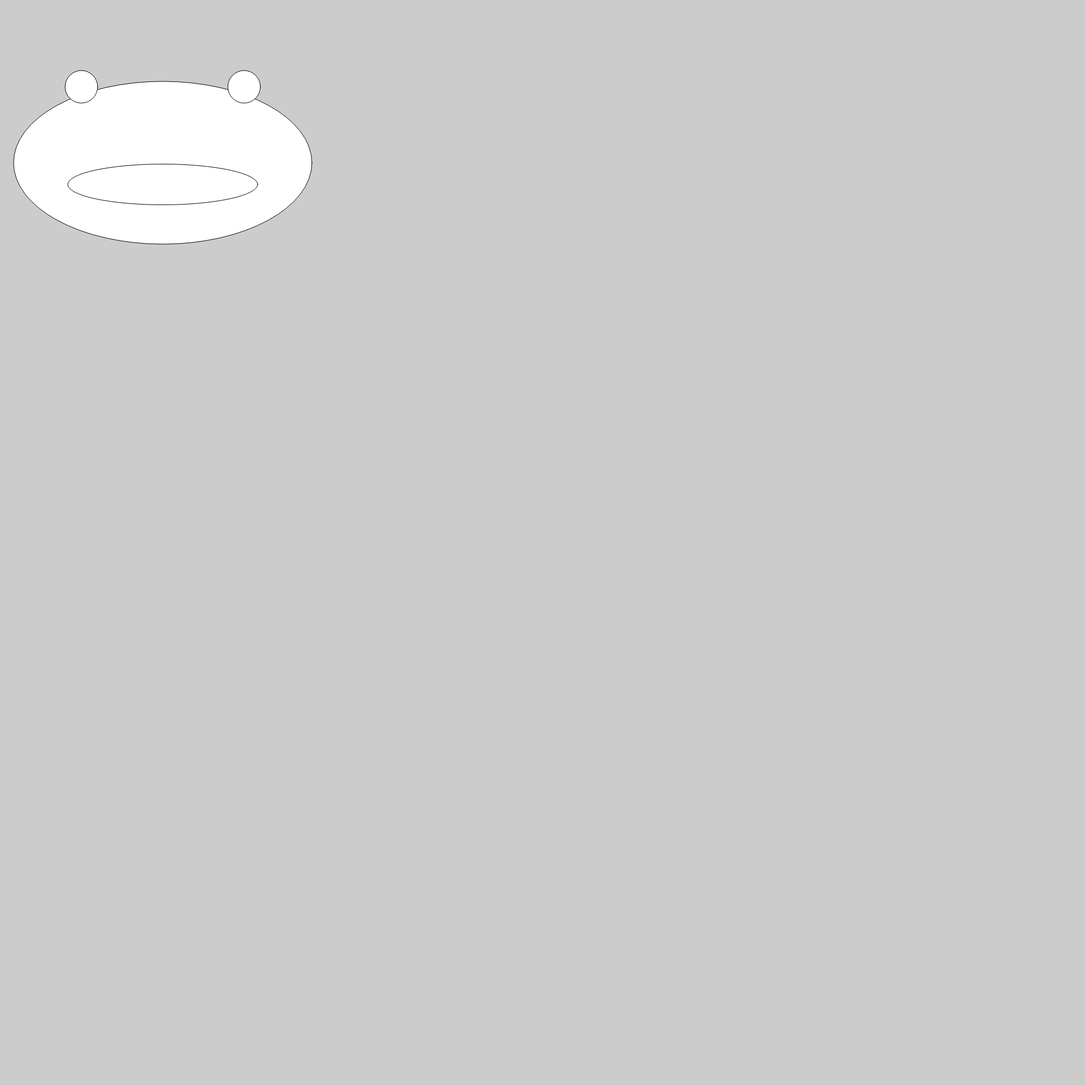
Frame 1 (no input)
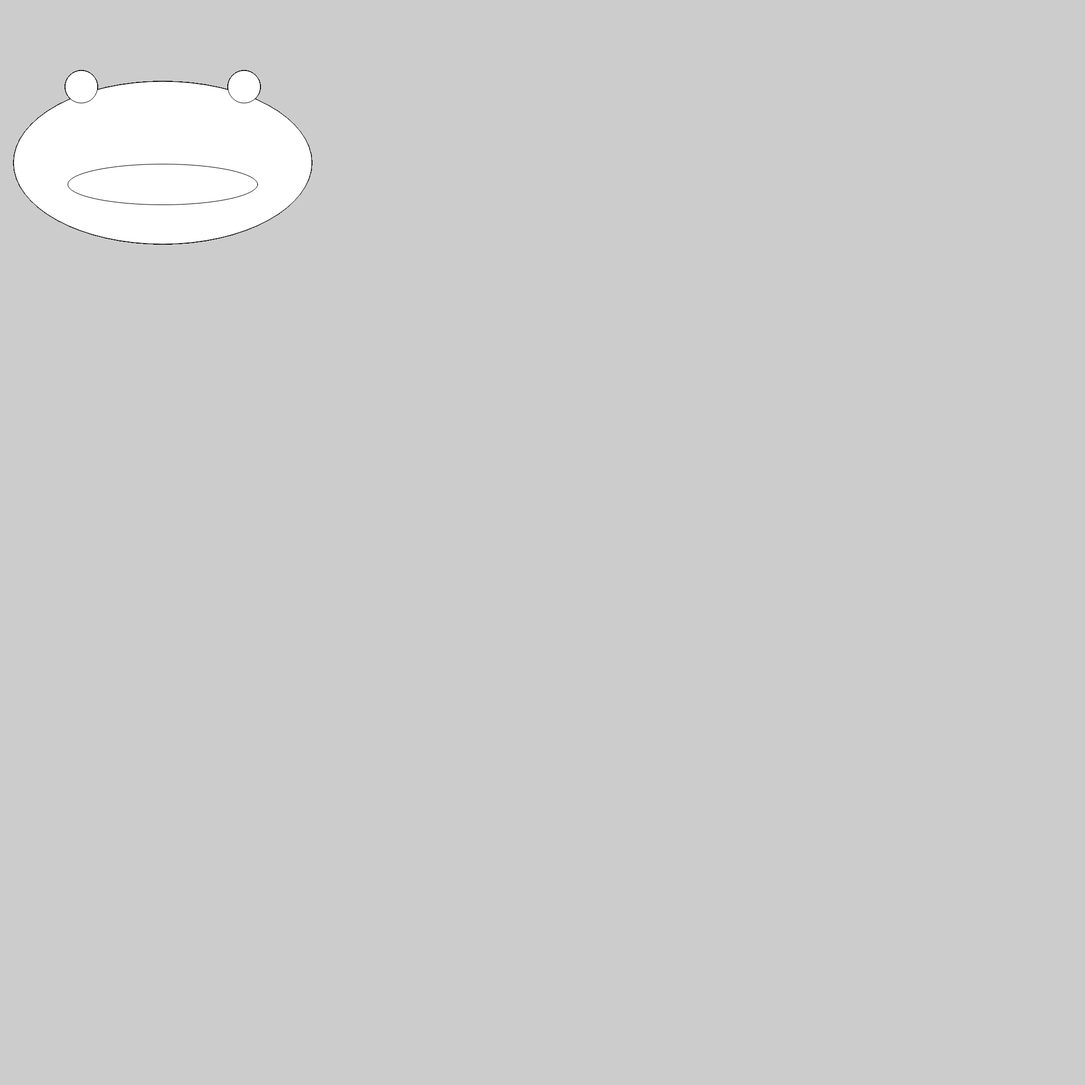
Frame 60 (no input)
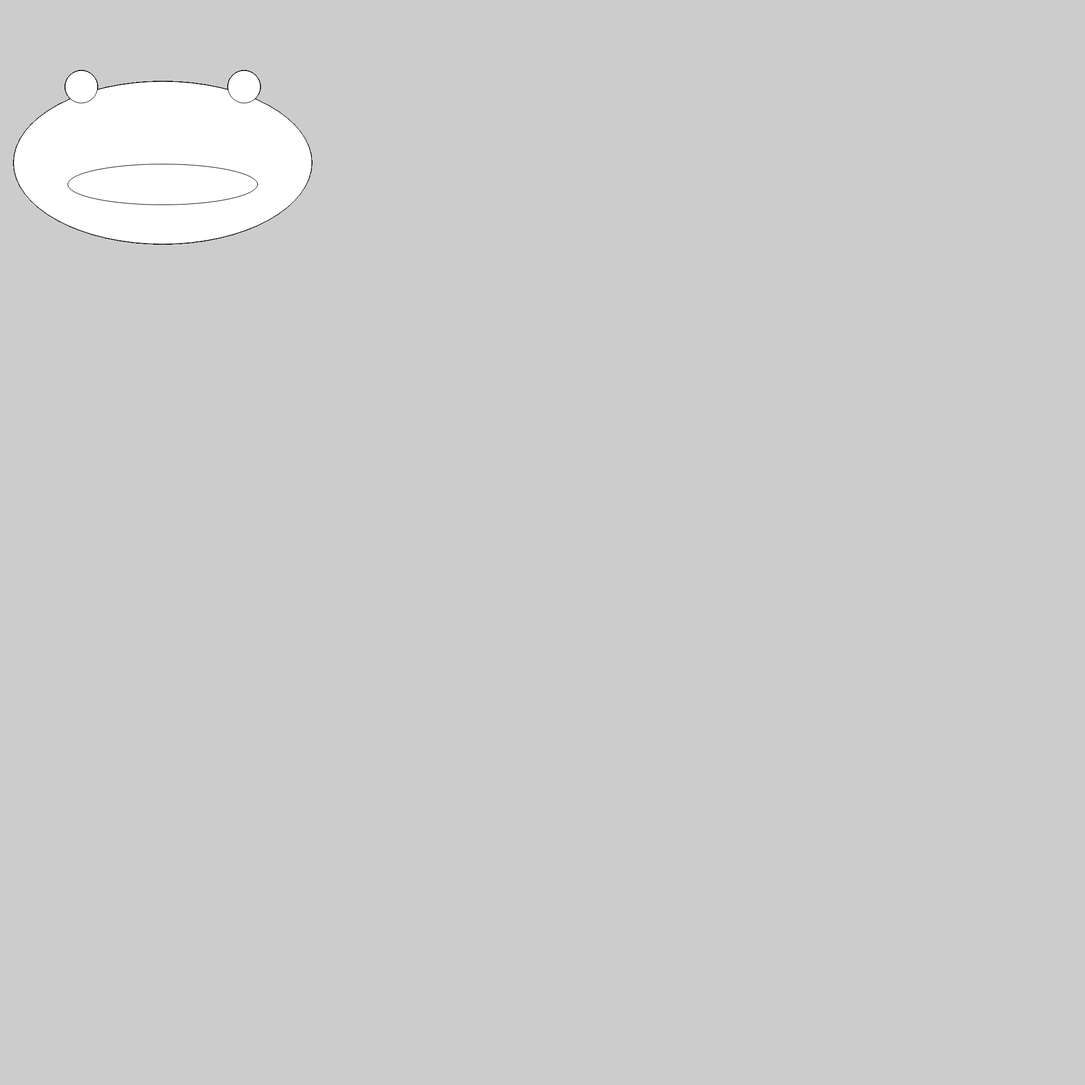
Frame 120 (the mouse pressed at the canvas centre since frame 60)

The p5.js sketch that drew these frames (run headless with seeded random() and noise() and a simulated clock; from frame 60 on, the mouse is pressed at the canvas centre):

// p5.js sketch
// ── sketch.js
function setup() {
  createCanvas(2000, 2000);
  background (204);
}

function draw() {
  // put drawing code here
  //body
  ellipse(300,300,550,300)
  //mouth
    ellipse(300,340,350,75)
    //left eye
      ellipse(150,160,60,60)
      //eye
        ellipse(450,160,60,60)
}

//js stands for java script , set ups draw once while draw puts up 60 frames per second
